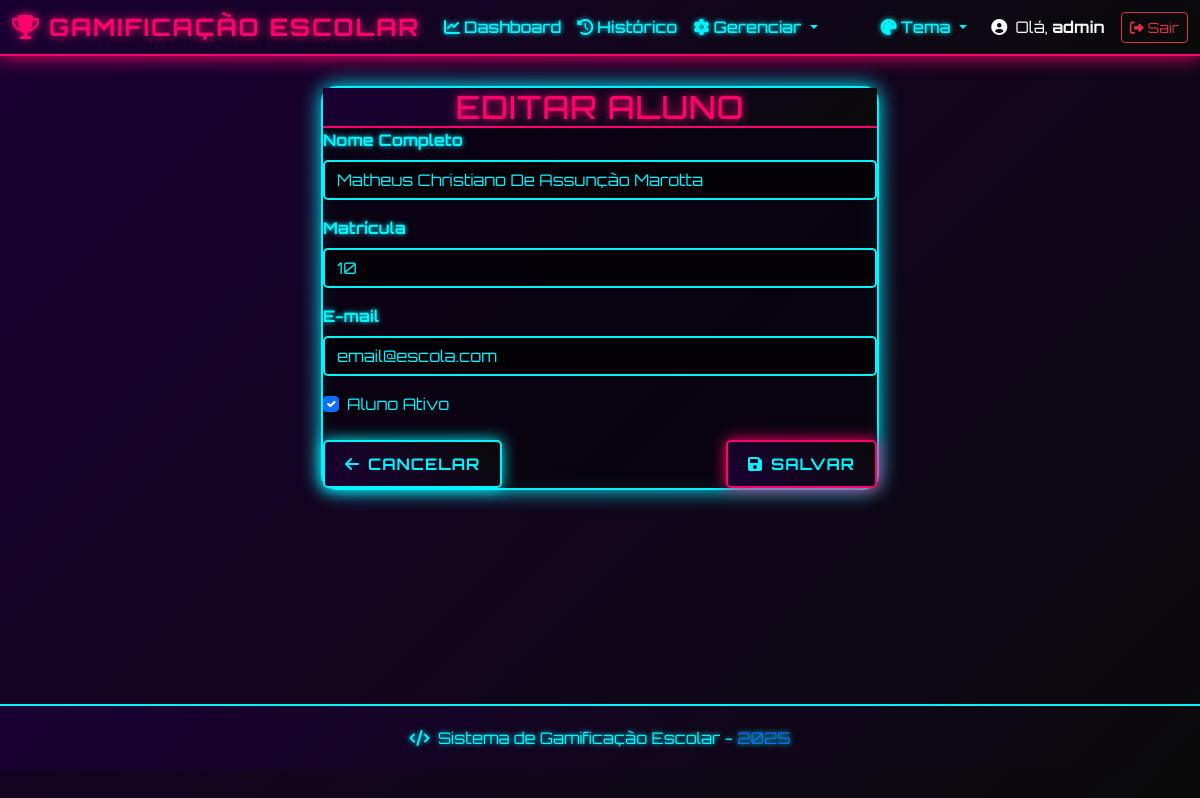
The app's page /alunos/28/editar/ (signed in), older data.
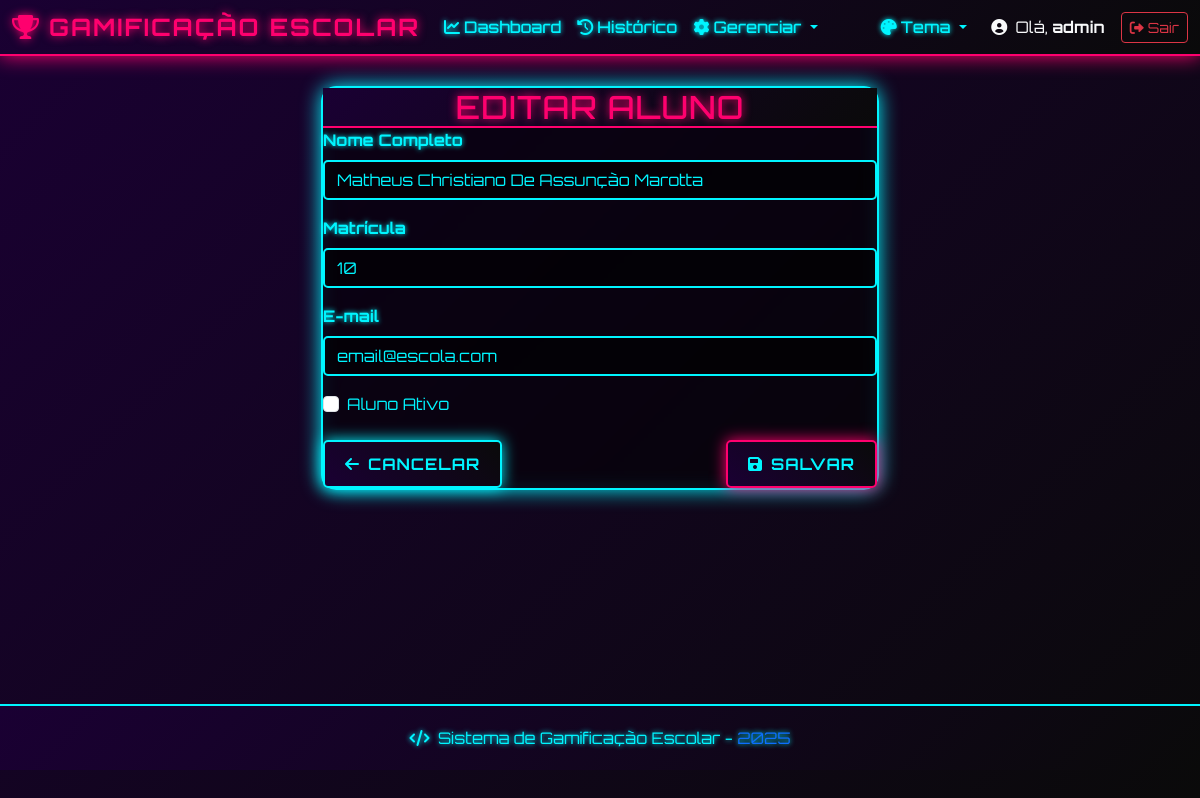
The same page, newer data.
### gamificacao/models.py (models this page shows, shortened)
class Aluno(models.Model):
    nome = models.CharField(max_length=200, verbose_name='Nome')
    email = models.EmailField(blank=True, null=True, verbose_name='E-mail')
    matricula = models.CharField(max_length=20, unique=True, verbose_name='Matrícula')
    data_criacao = models.DateTimeField(auto_now_add=True, verbose_name='Data de Criação')
    ativo = models.BooleanField(default=True, verbose_name='Ativo')
    class Meta:
        verbose_name = 'Aluno'
        verbose_name_plural = 'Alunos'
        ordering = ['nome']

### gamificacao/views.py (the view)
# urls.py: path('alunos/<int:pk>/editar/', views.editar_aluno, name='editar_aluno'),
@login_required
def editar_aluno(request, pk):
    aluno = get_object_or_404(Aluno, pk=pk)
    if request.method == 'POST':
        form = AlunoForm(request.POST, instance=aluno)
        if form.is_valid():
            form.save()
            messages.success(request, 'Aluno atualizado com sucesso!')
            return redirect('gerenciar_alunos')
    else:
        form = AlunoForm(instance=aluno)
    return render(request, 'gamificacao/form_aluno.html', {'form': form, 'titulo': 'Editar Aluno', 'aluno': aluno})

### gamificacao/forms.py
class AlunoForm(forms.ModelForm):
    class Meta:
        model = Aluno
        fields = ['nome', 'matricula', 'email', 'ativo']
        widgets = {
            'nome': forms.TextInput(attrs={
                'class': 'form-control',
                'placeholder': 'Nome completo do aluno'
            }),
            'matricula': forms.TextInput(attrs={
                'class': 'form-control',
                'placeholder': 'Matrícula única'
            }),
            'email': forms.EmailInput(attrs={
                'class': 'form-control',
                'placeholder': 'email@exemplo.com'
            }),
            'ativo': forms.CheckboxInput(attrs={
                'class': 'form-check-input'
            })
        }
        labels = {
            'nome': 'Nome Completo',
            'matricula': 'Matrícula',
            'email': 'E-mail',
            'ativo': 'Aluno Ativo'
        }

### templates/gamificacao/form_aluno.html (shortened to what this page needs)
{% extends 'base.html' %}
{% block content %}
<div class="container main-container">
    <div class="row justify-content-center">
        <div class="col-md-8 col-lg-6">
            <div class="cyber-card">
                <div class="card-header text-center">
                    <h2 class="mb-0">{{ titulo }}</h2>
                </div>
                <div class="card-body">
                    <form method="post" class="needs-validation" novalidate>
                        <div class="mb-3">
                            <label for="{{ form.nome.id_for_label }}" class="form-label">
                                {{ form.nome.label }}
                            </label>
                            {{ form.nome }}
                        </div>
                        <div class="mb-3">
                            <label for="{{ form.matricula.id_for_label }}" class="form-label">
                                {{ form.matricula.label }}
                            </label>
                            {{ form.matricula }}
                        </div>
                        <div class="mb-3">
                            <label for="{{ form.email.id_for_label }}" class="form-label">
                                {{ form.email.label }}
                            </label>
                            {{ form.email }}
                        </div>
                        <div class="mb-4">
                            <div class="form-check">
                                {{ form.ativo }}
                                <label class="form-check-label" for="{{ form.ativo.id_for_label }}">
                                    {{ form.ativo.label }}
                                </label>
                            </div>
                        </div>
                        <div class="d-flex justify-content-between">
                            <a href="{% url 'gerenciar_alunos' %}" class="btn btn-cyber btn-cyber-secondary">
                                <i class="fas fa-arrow-left me-2"></i>Cancelar
                            </a>
                            <button type="submit" class="btn btn-cyber btn-cyber-primary">
                                <i class="fas fa-save me-2"></i>Salvar
                            </button>
                        </div>
                    </form>
                </div>
            </div>
        </div>
    </div>
</div>
{% endblock %}

Row changes from the older to the newer data that the page shows:
changed Aluno "Matheus Christiano De Assunção Marotta": ativo "☑" → "☐"
